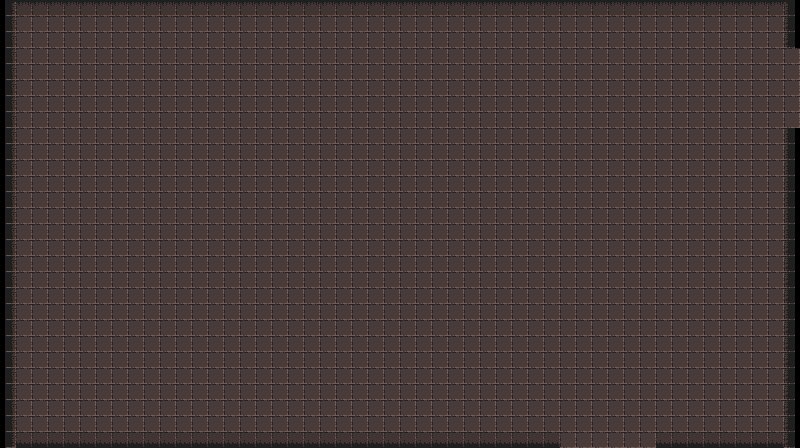

Below is a game level as drawn by its tile map, then a one-line description and the .tmx file that defines it, in full:
An orthogonal 50x28 tile map with 16x16 px tiles, 2 tile layers (blocks, tiles) and 6 objects (2x 1, 2x 3, npc, 0).

<map version="1.10" tiledversion="1.11.0" orientation="orthogonal" renderorder="right-down" width="50" height="28" tilewidth="16" tileheight="16" infinite="0" nextlayerid="6" nextobjectid="7">
 <tileset firstgid="1" source="tileset_0.tsx" />
 <layer id="1" name="blocks" width="50" height="28" opacity="0.9">
  <data encoding="csv">
19,13,13,13,13,13,13,13,13,13,13,13,13,13,13,13,13,13,13,13,13,13,13,13,13,13,13,13,13,13,13,13,13,13,13,13,13,13,13,13,13,13,13,13,13,13,13,13,13,20,
26,0,0,0,0,0,0,0,0,0,0,0,0,0,0,0,0,0,0,0,0,0,0,0,0,0,0,0,0,0,0,0,0,0,0,0,0,0,0,0,0,0,0,0,0,0,0,0,0,27,
26,0,0,0,0,0,0,0,0,0,0,0,0,0,0,0,0,0,0,0,0,0,0,0,0,0,0,0,0,0,0,0,0,0,0,0,0,0,0,0,0,0,0,0,0,0,0,0,0,27,
26,0,0,0,0,0,0,0,0,0,0,0,0,0,0,0,0,0,0,0,0,0,0,0,0,0,0,0,0,0,0,0,0,0,0,0,0,0,0,0,0,0,0,0,0,0,0,0,0,0,
26,0,0,0,0,0,0,0,0,0,0,0,0,0,0,0,0,0,0,0,0,0,0,0,0,0,0,0,0,0,0,0,0,0,0,0,0,0,0,0,0,0,0,0,0,0,0,0,0,0,
26,0,0,0,0,0,0,0,0,0,0,0,0,0,0,0,0,0,0,0,0,0,0,0,0,0,0,0,0,0,0,0,0,0,0,0,0,0,0,0,0,0,0,0,0,0,0,0,0,0,
26,0,0,0,0,0,0,0,0,0,0,0,0,0,0,0,0,0,0,0,0,0,0,0,0,0,0,0,0,0,0,0,0,0,0,0,0,0,0,0,0,0,0,0,0,0,0,0,0,0,
26,0,0,0,0,0,0,0,0,0,0,0,0,0,0,0,0,0,0,0,0,0,0,0,0,0,0,0,0,0,0,0,0,0,0,0,0,0,0,0,0,0,0,0,0,0,0,0,0,0,
26,0,0,0,0,0,0,0,0,0,0,0,0,0,0,0,0,0,0,0,0,0,0,0,0,0,0,0,0,0,0,0,0,0,0,0,0,0,0,0,0,0,0,0,0,0,0,0,0,34,
26,0,0,0,0,0,0,0,0,0,0,0,0,0,0,0,0,0,0,0,0,0,0,0,0,0,0,0,0,0,0,0,0,0,0,0,0,0,0,0,0,0,0,0,0,0,0,0,0,34,
26,0,0,0,0,0,0,0,0,0,0,0,0,0,0,0,0,0,0,0,0,0,0,0,0,0,0,0,0,0,0,0,0,0,0,0,0,0,0,0,0,0,0,0,0,0,0,0,0,34,
26,0,0,0,0,0,0,0,0,0,0,0,0,0,0,0,0,0,0,0,0,0,0,0,0,0,0,0,0,0,0,0,0,0,0,0,0,0,0,0,0,0,0,0,0,0,0,0,0,34,
26,0,0,0,0,0,0,0,0,0,0,0,0,0,0,0,0,0,0,0,0,0,0,0,0,0,0,0,0,0,0,0,0,0,0,0,0,0,0,0,0,0,0,0,0,0,0,0,0,34,
26,0,0,0,0,0,0,0,0,0,0,0,0,0,0,0,0,0,0,0,0,0,0,0,0,0,0,0,0,0,0,0,0,0,0,0,0,0,0,0,0,0,0,0,0,0,0,0,0,34,
26,0,0,0,0,0,0,0,0,0,0,0,0,0,0,0,0,0,0,0,0,0,0,0,0,0,0,0,0,0,0,0,0,0,0,0,0,0,0,0,0,0,0,0,0,0,0,0,0,34,
26,0,0,0,0,0,0,0,0,0,0,0,0,0,0,0,0,0,0,0,0,0,0,0,0,0,0,0,0,0,0,0,0,0,0,0,0,0,0,0,0,0,0,0,0,0,0,0,0,27,
26,0,0,0,0,0,0,0,0,0,0,0,0,0,0,0,0,0,0,0,0,0,0,0,0,0,0,0,0,0,0,0,0,0,0,0,0,0,0,0,0,0,0,0,0,0,0,0,0,27,
26,0,0,0,0,0,0,0,0,0,0,0,0,0,0,0,0,0,0,0,0,0,0,0,0,0,0,0,0,0,0,0,0,0,0,0,0,0,0,0,0,0,0,0,0,0,0,0,0,27,
26,0,0,0,0,0,0,0,0,0,0,0,0,0,0,0,0,0,0,0,0,0,0,0,0,0,0,0,0,0,0,0,0,0,0,0,0,0,0,0,0,0,0,0,0,0,0,0,0,27,
26,0,0,0,0,0,0,0,0,0,0,0,0,0,0,0,0,0,0,0,0,0,0,0,0,0,0,0,0,0,0,0,0,0,0,0,0,0,0,0,0,0,0,0,0,0,0,0,0,34,
26,0,0,0,0,0,0,0,0,0,0,0,0,0,0,0,0,0,0,0,0,0,0,0,0,0,0,0,0,0,0,0,0,0,0,0,0,0,0,0,0,0,0,0,0,0,0,0,0,27,
26,0,0,0,0,0,0,0,0,0,0,0,0,0,0,0,0,0,0,0,0,0,0,0,0,0,0,0,0,0,0,0,0,0,0,0,0,0,0,0,0,0,0,0,0,0,0,0,0,27,
26,0,0,0,0,0,0,0,0,0,0,0,0,0,0,0,0,0,0,0,0,0,0,0,0,0,0,0,0,0,0,0,0,0,0,0,0,0,0,0,0,0,0,0,0,0,0,0,0,27,
26,0,0,0,0,0,0,0,0,0,0,0,0,0,0,0,0,0,0,0,0,0,0,0,0,0,0,0,0,0,0,0,0,0,0,0,0,0,0,0,0,0,0,0,0,0,0,0,0,27,
26,0,0,0,0,0,0,0,0,0,0,0,0,0,0,0,0,0,0,0,0,0,0,0,0,0,0,0,0,0,0,0,0,0,0,0,0,0,0,0,0,0,0,0,0,0,0,0,0,27,
26,0,0,0,0,0,0,0,0,0,0,0,0,0,0,0,0,0,0,0,0,0,0,0,0,0,0,0,0,0,0,0,0,0,0,0,0,0,0,0,0,0,0,0,0,0,0,0,0,27,
26,0,0,0,0,0,0,0,0,0,0,0,0,0,0,0,0,0,0,0,0,0,0,0,0,0,0,0,0,0,0,0,0,0,0,0,0,0,0,0,0,0,0,0,0,0,0,0,0,27,
33,21,21,21,21,21,21,21,21,21,21,21,21,21,21,21,21,21,21,21,21,21,21,21,21,21,21,21,21,21,21,21,21,21,21,0,0,0,0,0,0,21,21,21,21,21,21,21,21,27
</data>
 </layer>
 <layer id="4" name="tiles" width="50" height="28">
  <data encoding="csv">
0,0,0,0,0,0,0,0,0,0,0,0,0,0,0,0,0,0,0,0,0,0,0,0,0,0,0,0,0,0,0,0,0,0,0,0,0,0,0,0,0,0,0,0,0,0,0,0,0,0,
0,1,1,1,1,1,1,1,1,1,1,1,1,1,1,1,1,1,1,1,1,1,1,1,1,1,1,1,1,1,1,1,1,1,1,1,1,1,1,1,1,1,1,1,1,1,1,1,1,0,
0,1,1,1,1,1,1,1,1,1,1,1,1,1,1,1,1,1,1,1,1,1,1,1,1,1,1,1,1,1,1,1,1,1,1,1,1,1,1,1,1,1,1,1,1,1,1,1,1,0,
0,1,1,1,1,1,1,1,1,1,1,1,1,1,1,1,1,1,1,1,1,1,1,1,1,1,1,1,1,1,1,1,1,1,1,1,1,1,1,1,1,1,1,1,1,1,1,1,1,1,
0,1,1,1,1,1,1,1,1,1,1,1,1,1,1,1,1,1,1,1,1,1,1,1,1,1,1,1,1,1,1,1,1,1,1,1,1,1,1,1,1,1,1,1,1,1,1,1,1,1,
0,1,1,1,1,1,1,1,1,1,1,1,1,1,1,1,1,1,1,1,1,1,1,1,1,1,1,1,1,1,1,1,1,1,1,1,1,1,1,1,1,1,1,1,1,1,1,1,1,1,
0,1,1,1,1,1,1,1,1,1,1,1,1,1,1,1,1,1,1,1,1,1,1,1,1,1,1,1,1,1,1,1,1,1,1,1,1,1,1,1,1,1,1,1,1,1,1,1,1,1,
0,1,1,1,1,1,1,1,1,1,1,1,1,1,1,1,1,1,1,1,1,1,1,1,1,1,1,1,1,1,1,1,1,1,1,1,1,1,1,1,1,1,1,1,1,1,1,1,1,1,
0,1,1,1,1,1,1,1,1,1,1,1,1,1,1,1,1,1,1,1,1,1,1,1,1,1,1,1,1,1,1,1,1,1,1,1,1,1,1,1,1,1,1,1,1,1,1,1,1,0,
0,1,1,1,1,1,1,1,1,1,1,1,1,1,1,1,1,1,1,1,1,1,1,1,1,1,1,1,1,1,1,1,1,1,1,1,1,1,1,1,1,1,1,1,1,1,1,1,1,0,
0,1,1,1,1,1,1,1,1,1,1,1,1,1,1,1,1,1,1,1,1,1,1,1,1,1,1,1,1,1,1,1,1,1,1,1,1,1,1,1,1,1,1,1,1,1,1,1,1,0,
0,1,1,1,1,1,1,1,1,1,1,1,1,1,1,1,1,1,1,1,1,1,1,1,1,1,1,1,1,1,1,1,1,1,1,1,1,1,1,1,1,1,1,1,1,1,1,1,1,0,
0,1,1,1,1,1,1,1,1,1,1,1,1,1,1,1,1,1,1,1,1,1,1,1,1,1,1,1,1,1,1,1,1,1,1,1,1,1,1,1,1,1,1,1,1,1,1,1,1,0,
0,1,1,1,1,1,1,1,1,1,1,1,1,1,1,1,1,1,1,1,1,1,1,1,1,1,1,1,1,1,1,1,1,1,1,1,1,1,1,1,1,1,1,1,1,1,1,1,1,0,
0,1,1,1,1,1,1,1,1,1,1,1,1,1,1,1,1,1,1,1,1,1,1,1,1,1,1,1,1,1,1,1,1,1,1,1,1,1,1,1,1,1,1,1,1,1,1,1,1,0,
0,1,1,1,1,1,1,1,1,1,1,1,1,1,1,1,1,1,1,1,1,1,1,1,1,1,1,1,1,1,1,1,1,1,1,1,1,1,1,1,1,1,1,1,1,1,1,1,1,0,
0,1,1,1,1,1,1,1,1,1,1,1,1,1,1,1,1,1,1,1,1,1,1,1,1,1,1,1,1,1,1,1,1,1,1,1,1,1,1,1,1,1,1,1,1,1,1,1,1,0,
0,1,1,1,1,1,1,1,1,1,1,1,1,1,1,1,1,1,1,1,1,1,1,1,1,1,1,1,1,1,1,1,1,1,1,1,1,1,1,1,1,1,1,1,1,1,1,1,1,0,
0,1,1,1,1,1,1,1,1,1,1,1,1,1,1,1,1,1,1,1,1,1,1,1,1,1,1,1,1,1,1,1,1,1,1,1,1,1,1,1,1,1,1,1,1,1,1,1,1,0,
0,1,1,1,1,1,1,1,1,1,1,1,1,1,1,1,1,1,1,1,1,1,1,1,1,1,1,1,1,1,1,1,1,1,1,1,1,1,1,1,1,1,1,1,1,1,1,1,1,0,
0,1,1,1,1,1,1,1,1,1,1,1,1,1,1,1,1,1,1,1,1,1,1,1,1,1,1,1,1,1,1,1,1,1,1,1,1,1,1,1,1,1,1,1,1,1,1,1,1,0,
0,1,1,1,1,1,1,1,1,1,1,1,1,1,1,1,1,1,1,1,1,1,1,1,1,1,1,1,1,1,1,1,1,1,1,1,1,1,1,1,1,1,1,1,1,1,1,1,1,0,
0,1,1,1,1,1,1,1,1,1,1,1,1,1,1,1,1,1,1,1,1,1,1,1,1,1,1,1,1,1,1,1,1,1,1,1,1,1,1,1,1,1,1,1,1,1,1,1,1,0,
0,1,1,1,1,1,1,1,1,1,1,1,1,1,1,1,1,1,1,1,1,1,1,1,1,1,1,1,1,1,1,1,1,1,1,1,1,1,1,1,1,1,1,1,1,1,1,1,1,0,
0,1,1,1,1,1,1,1,1,1,1,1,1,1,1,1,1,1,1,1,1,1,1,1,1,1,1,1,1,1,1,1,1,1,1,1,1,1,1,1,1,1,1,1,1,1,1,1,1,0,
0,1,1,1,1,1,1,1,1,1,1,1,1,1,1,1,1,1,1,1,1,1,1,1,1,1,1,1,1,1,1,1,1,1,1,1,1,1,1,1,1,1,1,1,1,1,1,1,1,0,
0,1,1,1,1,1,1,1,1,1,1,1,1,1,1,1,1,1,1,1,1,1,1,1,1,1,1,1,1,1,1,1,1,1,1,1,1,1,1,1,1,1,1,1,1,1,1,1,1,0,
0,0,0,0,0,0,0,0,0,0,0,0,0,0,0,0,0,0,0,0,0,0,0,0,0,0,0,0,0,0,0,0,0,0,0,1,1,1,1,1,1,0,0,0,0,0,0,0,0,0
</data>
 </layer>
 <objectgroup id="5" name="exits">
  <object id="3" name="1" x="786" y="47" width="73" height="76" />
  <object id="4" name="3" x="559" y="431" width="97" height="71" />
 </objectgroup>
 <objectgroup id="3" name="entities">
  <object id="2" name="npc" x="277" y="149">
   <point />
  </object>
 </objectgroup>
 <objectgroup id="2" name="entries">
  <object id="1" name="0" x="135" y="109">
   <point />
  </object>
  <object id="5" name="1" x="736" y="92">
   <point />
  </object>
  <object id="6" name="3" x="607" y="380">
   <point />
  </object>
 </objectgroup>
</map>
